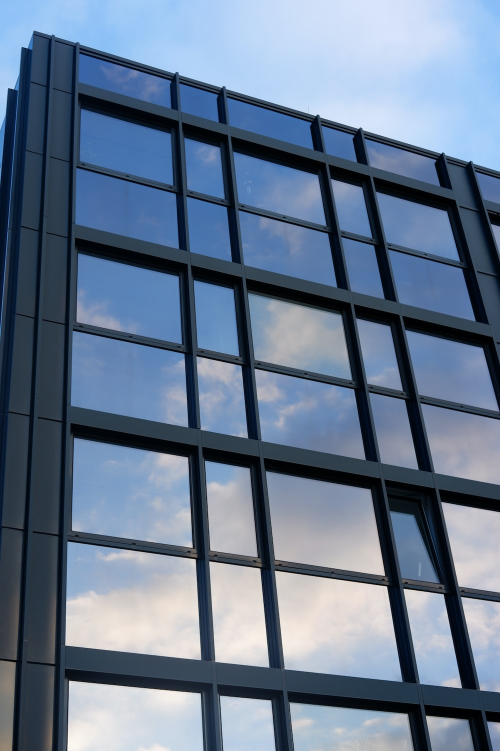
//> input picture ORB_implementation/images/building.jpg, 1000 x 1502 px (shown at 1/2 size)
$ ./main   (built with g++ and OpenCV 4)
//> lines starting //> are read from the running program, lines starting //| are printed output that depends on the picture
### ORB_implementation/utils.cpp
//=============================================================================
//
// utils.cpp
// Authors: Pablo F. Alcantarilla, Jesus Nuevo (2)
// Institutions: TrueVision Solutions (2)
//
// Date: 07/10/2014
// Email: pablofdezalc@gmail.com
//
// AKAZE Features Copyright 2014, Pablo F. Alcantarilla, Jesus Nuevo
// All Rights Reserved
// See LICENSE for the license information
//=============================================================================

/**
 * @file utils.cpp
 * @brief Some utilities functions
 * @date Oct 07, 2014
 * @author Pablo F. Alcantarilla, Jesus Nuevo
 */

#include "utils.h"

 // OpenCV
#include <opencv2/calib3d.hpp>
#include <opencv2/imgproc.hpp>

// System
#include <fstream>

using namespace std;

/* ************************************************************************* */
// [11 lines left out: function compute_min_32F, not called in this run]

/* ************************************************************************* */
// [11 lines left out: function compute_max_32F, not called in this run]

/* ************************************************************************* */
// [8 lines left out: function convert_scale, not called in this run]

/* ************************************************************************* */
// [9 lines left out: function copy_and_convert_scale, not called in this run]

/* ************************************************************************* */
void draw_keypoints(cv::Mat& img, const std::vector<cv::KeyPoint>& kpts) {

    int x = 0, y = 0;
    float radius = 0.0;

    for (size_t i = 0; i < kpts.size(); i++) {
        x = (int)(kpts[i].pt.x + .5);
        y = (int)(kpts[i].pt.y + .5);
        radius = kpts[i].size / 2.0;
        cv::circle(img, cv::Point(x, y), radius * 2.50, cv::Scalar(0, 255, 0), 1);
        cv::circle(img, cv::Point(x, y), 1.0, cv::Scalar(0, 0, 255), -1);
    }
}

/* ************************************************************************* */
// [55 lines left out: function save_keypoints, not called in this run]

/* ************************************************************************* */
void matches2points_nndr(const std::vector<cv::KeyPoint>& train,
    const std::vector<cv::KeyPoint>& query,
    const std::vector<std::vector<cv::DMatch> >& matches,
    std::vector<cv::Point2f>& pmatches, float nndr) {

    float dist1 = 0.0, dist2 = 0.0;
    for (size_t i = 0; i < matches.size(); i++) {
        cv::DMatch dmatch = matches[i][0];
        dist1 = matches[i][0].distance;
        dist2 = matches[i][1].distance;

        if (dist1 < nndr * dist2) {
            pmatches.push_back(train[dmatch.queryIdx].pt);
            pmatches.push_back(query[dmatch.trainIdx].pt);
        }
    }
}

/* ************************************************************************* */
void compute_inliers_ransac(const std::vector<cv::Point2f>& matches,
    std::vector<cv::Point2f>& inliers,
    float error, bool use_fund) {

    vector<cv::Point2f> points1, points2;
    cv::Mat H = cv::Mat::zeros(3, 3, CV_32F);
    int npoints = matches.size() / 2;
    cv::Mat status = cv::Mat::zeros(npoints, 1, CV_8UC1);

    for (size_t i = 0; i < matches.size(); i += 2) {
        points1.push_back(matches[i]);
        points2.push_back(matches[i + 1]);
    }

    if (npoints > 8) {
        if (use_fund == true)
            H = cv::findFundamentalMat(points1, points2, cv::FM_RANSAC, error, 0.99, status);
        else
            H = cv::findHomography(points1, points2, cv::RANSAC, error, status);

        for (int i = 0; i < npoints; i++) {
            if (status.at<unsigned char>(i) == 1) {
                inliers.push_back(points1[i]);
                inliers.push_back(points2[i]);
            }
        }
    }
}

/* ************************************************************************* */
// [41 lines left out: function compute_inliers_homography, not called in this run]

/* ************************************************************************* */
// [42 lines left out: function draw_inliers, not called in this run]

/* ************************************************************************* */
void draw_inliers(const cv::Mat& img1, const cv::Mat& img2, cv::Mat& img_com,
    const std::vector<cv::Point2f>& ptpairs, int color) {

    int x1 = 0, y1 = 0, x2 = 0, y2 = 0;
    float rows1 = 0.0, cols1 = 0.0;
    float rows2 = 0.0, cols2 = 0.0;
    float ufactor = 0.0, vfactor = 0.0;

    rows1 = img1.rows;
    cols1 = img1.cols;
    rows2 = img2.rows;
    cols2 = img2.cols;
    ufactor = (float)(cols1) / (float)(cols2);
    vfactor = (float)(rows1) / (float)(rows2);

    // This is in case the input images don't have the same resolution
    cv::Mat img_aux = cv::Mat(cv::Size(img1.cols, img1.rows), CV_8UC3);
    cv::resize(img2, img_aux, cv::Size(img1.cols, img1.rows), 0, 0, cv::INTER_LINEAR);

    for (int i = 0; i < img_com.rows; i++) {
        for (int j = 0; j < img_com.cols; j++) {
            if (j < img1.cols) {
                *(img_com.ptr<unsigned char>(i) + 3 * j) = *(img1.ptr<unsigned char>(i) + 3 * j);
                *(img_com.ptr<unsigned char>(i) + 3 * j + 1) = *(img1.ptr<unsigned char>(i) + 3 * j + 1);
                *(img_com.ptr<unsigned char>(i) + 3 * j + 2) = *(img1.ptr<unsigned char>(i) + 3 * j + 2);
            }
            else {
                *(img_com.ptr<unsigned char>(i) + 3 * j) = *(img2.ptr<unsigned char>(i) + 3 * (j - img_aux.cols));
                *(img_com.ptr<unsigned char>(i) + 3 * j + 1) = *(img2.ptr<unsigned char>(i) + 3 * (j - img_aux.cols) + 1);
                *(img_com.ptr<unsigned char>(i) + 3 * j + 2) = *(img2.ptr<unsigned char>(i) + 3 * (j - img_aux.cols) + 2);
            }
        }
    }

    for (size_t i = 0; i < ptpairs.size(); i += 2) {
        x1 = (int)(ptpairs[i].x + .5);
        y1 = (int)(ptpairs[i].y + .5);
        x2 = (int)(ptpairs[i + 1].x * ufactor + img1.cols + .5);
        y2 = (int)(ptpairs[i + 1].y * vfactor + .5);

        if (color == 0)
            cv::line(img_com, cv::Point(x1, y1), cv::Point(x2, y2), cv::Scalar(255, 255, 0), 2);
        else if (color == 1)
            cv::line(img_com, cv::Point(x1, y1), cv::Point(x2, y2), cv::Scalar(255, 0, 0), 2);
        else if (color == 2)
            cv::line(img_com, cv::Point(x1, y1), cv::Point(x2, y2), cv::Scalar(0, 0, 255), 2);
    }
}

/* ************************************************************************* */
// [43 lines left out: function read_homography, not called in this run]

/* ************************************************************************* */
const size_t length = string("--descriptor_channels").size() + 2;
// [4 lines left out: function cout_help, not called in this run]

/* ************************************************************************* */
// [4 lines left out: function toUpper, not called in this run]

/* ************************************************************************* */
// [73 lines left out: function show_input_options_help, not called in this run]

### ORB_implementation/main.cpp
#include <opencv2/features2d.hpp>
#include <opencv2/imgproc.hpp>
#include <opencv2/highgui.hpp>
#include "utils.h"

using namespace cv;
using namespace std;
// ORB settings
int ORB_MAX_KPTS = 1500;				// # of keypoint (임의 설정 가능)
float ORB_SCALE_FACTOR = 1.2;
int ORB_PYRAMID_LEVELS = 4;
float ORB_EDGE_THRESHOLD = 31.0;
int ORB_FIRST_PYRAMID_LEVEL = 0;
int ORB_WTA_K = 2;
int ORB_PATCH_SIZE = 31;
// Some image matching options
float MIN_H_ERROR = 2.50f;
float DRATIO = 0.80f;

void main() {
	Mat img1, img1_32, img2, img2_32, img1_re, img2_re;
	string img_path1, img_path2, homography_path;
	double t1 = 0.0, t2 = 0.0;
	vector<KeyPoint> kpts1_orb, kpts2_orb;
	vector<Point2f> matches_orb, inliers_orb;
	vector<vector<DMatch>> dmatches_orb;
	Mat desc1_orb, desc2_orb;
	int nmatches_orb = 0, ninliers_orb = 0, noutliers_orb = 0;
	int nkpts1_orb = 0, nkpts2_orb = 0;
	float ratio_orb = 0.0;
	double torb = 0.0; // Create the L2 and L1 matchers
	Ptr<DescriptorMatcher> matcher_l2 = DescriptorMatcher::create("BruteForce");
	Ptr<DescriptorMatcher> matcher_l1 = DescriptorMatcher::create("BruteForce-Hamming");
	img1 = imread("./images/building.jpg", 0);			// 옵션 : 0 = CV_LOAD_IMAGE_GRAYSCALE
//> img1: 1502 rows x 1000 cols, CV_8UC1; min 0, max 252, mean 118.7
	img2 = imread("./images/building_rotate.jpg", 0);
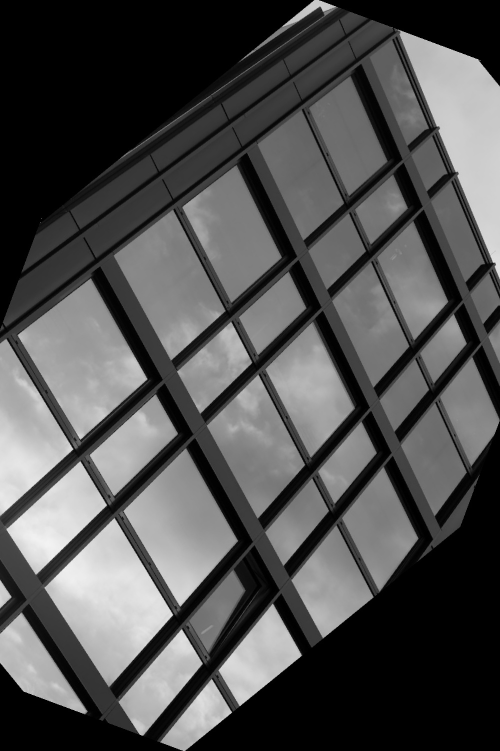
//> input picture ORB_implementation/images/building_rotate.jpg, 1000 x 1502 px (shown at 1/2 size)
//> img2 is the input picture: 1502 rows x 1000 cols, CV_8UC1; min 0, max 255, mean 80
	resize(img1, img1, Size(img1.cols * 0.5, img1.rows * 0.5));
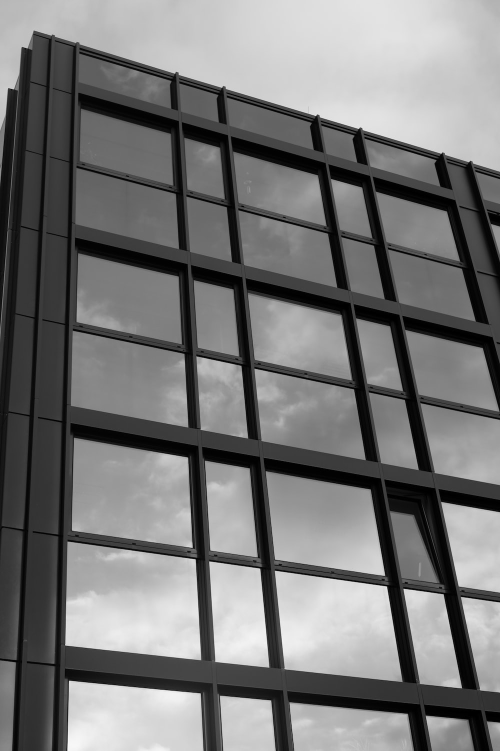
//> img1: 751 rows x 500 cols, CV_8UC1; min 0, max 249, mean 118.9
	resize(img2, img2, Size(img2.cols * 0.5, img2.rows * 0.5));
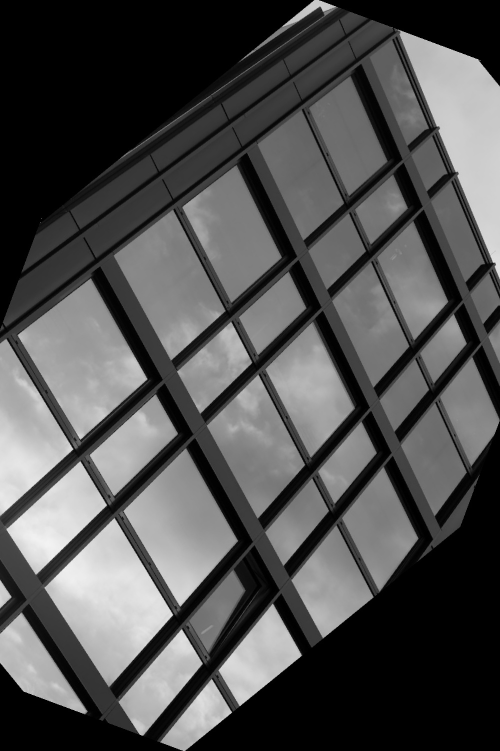
//> img2: 751 rows x 500 cols, CV_8UC1; min 0, max 243, mean 80.1

	// Convert the images to float
	img1.convertTo(img1_32, CV_32F, 1.0 / 255.0, 0);
	img2.convertTo(img2_32, CV_32F, 1.0 / 255.0, 0);

	// Color images for results visualization
	Mat img1_rgb_orb = Mat(Size(img1.cols, img1.rows), CV_8UC3);
	Mat img2_rgb_orb = Mat(Size(img2.cols, img1.rows), CV_8UC3);
	Mat img_com_orb = Mat(Size(img1.cols * 2, img1.rows), CV_8UC3);
	// ORB Features
	Ptr<ORB> orb = ORB::create(ORB_MAX_KPTS, ORB_SCALE_FACTOR, ORB_PYRAMID_LEVELS,
		ORB_EDGE_THRESHOLD, ORB_FIRST_PYRAMID_LEVEL, ORB_WTA_K, ORB::HARRIS_SCORE,
		ORB_PATCH_SIZE);
	t1 = getTickCount();
	orb->detectAndCompute(img1, noArray(), kpts1_orb, desc1_orb, false);
//> kpts1_orb = 1296 keypoints; strongest (x, y, size): (194, 560, 31), (386, 587, 31), (71, 681, 31), (384, 586, 31)
	orb->detectAndCompute(img2, noArray(), kpts2_orb, desc2_orb, false);
//> kpts2_orb = 1443 keypoints; strongest (x, y, size): (230, 712, 31), (181, 630, 31), (71, 448, 31), (171, 615, 31)
	matcher_l1->knnMatch(desc1_orb, desc2_orb, dmatches_orb, 2);
//> dmatches_orb = 1296 matches
	matches2points_nndr(kpts1_orb, kpts2_orb, dmatches_orb, matches_orb, DRATIO);
//> the loop in matches2points_nndr, `for (size_t i = 0; i < matches.size(); i++)` made 1296 passes
//> (dist1, dist2) on passes 1 to 3: (59, 66), (55, 60), (59, 60)
//> after the loop in matches2points_nndr, `for (size_t i = 0; i < matches.size(); i++)`: pmatches = 1174 Points (x, y), first 12: [80, 53], [452, 182], [79, 81], [259.2, 144], [169, 82], [427, 128], [180, 82], [433, 136], [45, 83], [230.4, 116.4], [223, 87], [457, 172]
//> matches_orb has the same summary as pmatches in matches2points_nndr
	compute_inliers_ransac(matches_orb, inliers_orb, MIN_H_ERROR, false);
//> in compute_inliers_ransac, `int npoints = matches.size() / 2;`: npoints = 587
//> in compute_inliers_ransac, `cv::Mat status = cv::Mat::zeros(npoints, 1, CV_8UC1);`: status = 587 values from 0 to 0
//> after the loop in compute_inliers_ransac, `for (size_t i = 0; i < matches.size(); i += 2)`: points1 = 587 Points (x, y), first 12: [80, 53], [79, 81], [169, 82], [180, 82], [45, 83], [223, 87], [53, 88], [79, 93], [228, 93], [216, 96], [228, 99], [81, 107]; points2 = 587 Points (x, y), first 12: [452, 182], [259.2, 144], [427, 128], [433, 136], [230.4, 116.4], [457, 172], [348, 41], [360, 65], [455, 180], [445, 172], [450, 184], [351, 75]
//> in compute_inliers_ransac, `H = cv::findHomography(points1, points2, cv::RANSAC, error, status);`: H = [[0.631, -0.775, 382.7], [0.775, 0.631, -55.37], [-1.28e-06, -5.24e-07, 1]]; status = 587 values, max 1 at index 2, min 0 at index 0, mean 0.796
//> after the loop in compute_inliers_ransac, `for (int i = 0; i < npoints; i++)`: inliers = 934 Points (x, y), first 12: [169, 82], [427, 128], [180, 82], [433, 136], [223, 87], [457, 172], [53, 88], [348, 41], [79, 93], [360, 65], [228, 93], [455, 180]
//> inliers_orb has the same summary as inliers in compute_inliers_ransac
	nkpts1_orb = kpts1_orb.size();
//> nkpts1_orb = 1296
	nkpts2_orb = kpts2_orb.size();
//> nkpts2_orb = 1443
	nmatches_orb = matches_orb.size() / 2;
//> nmatches_orb = 587
	ninliers_orb = inliers_orb.size() / 2;
//> ninliers_orb = 467
	noutliers_orb = nmatches_orb - ninliers_orb;
//> noutliers_orb = 120
	ratio_orb = 100.0 * (float)(ninliers_orb) / (float)(nmatches_orb);
//> ratio_orb = 79.56
	t2 = getTickCount();
	torb = 1000.0 * (t2 - t1) / getTickFrequency();
	cvtColor(img1, img1_rgb_orb, COLOR_GRAY2BGR);
	cvtColor(img2, img2_rgb_orb, COLOR_GRAY2BGR);
	draw_keypoints(img1_rgb_orb, kpts1_orb);
//> the loop in draw_keypoints, `for (size_t i = 0; i < kpts.size(); i++)` made 1296 passes
//> (x, y) on passes 1 to 3: (34, 31), (34, 34), (50, 35)
//> after the loop in draw_keypoints, `for (size_t i = 0; i < kpts.size(); i++)`:
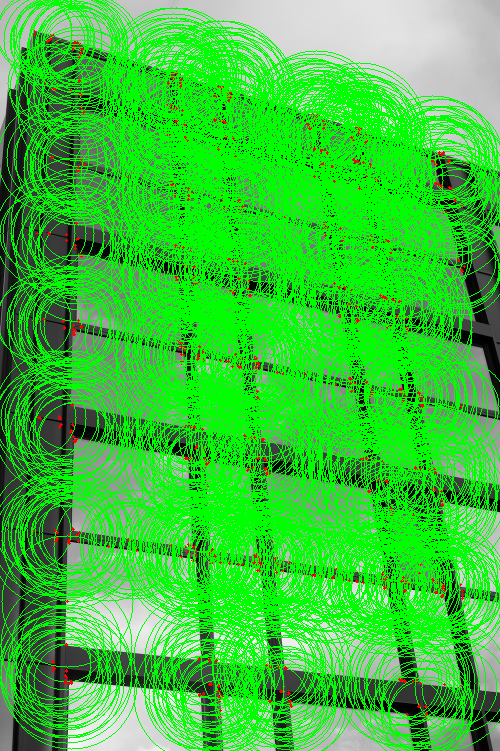
//> img: 751 rows x 500 cols, CV_8UC3; mean B, G, R 55.7, 193.9, 57.5
	draw_keypoints(img2_rgb_orb, kpts2_orb);
//> the loop in draw_keypoints (call 2), `for (size_t i = 0; i < kpts.size(); i++)` made 1443 passes
//> (x, y) on passes 1 to 3: (363, 420), (400, 31), (84, 713)
//> after the loop in draw_keypoints (call 2), `for (size_t i = 0; i < kpts.size(); i++)`:
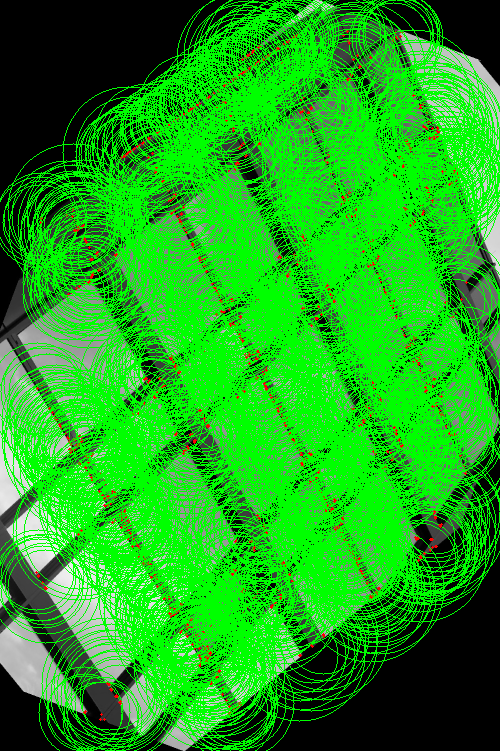
//> img: 751 rows x 500 cols, CV_8UC3; mean B, G, R 26.3, 166.4, 28.3
	draw_inliers(img1_rgb_orb, img2_rgb_orb, img_com_orb, inliers_orb, 0);
//> after the loop in draw_inliers, `for (int i = 0; i < img_com.rows; i++)`:
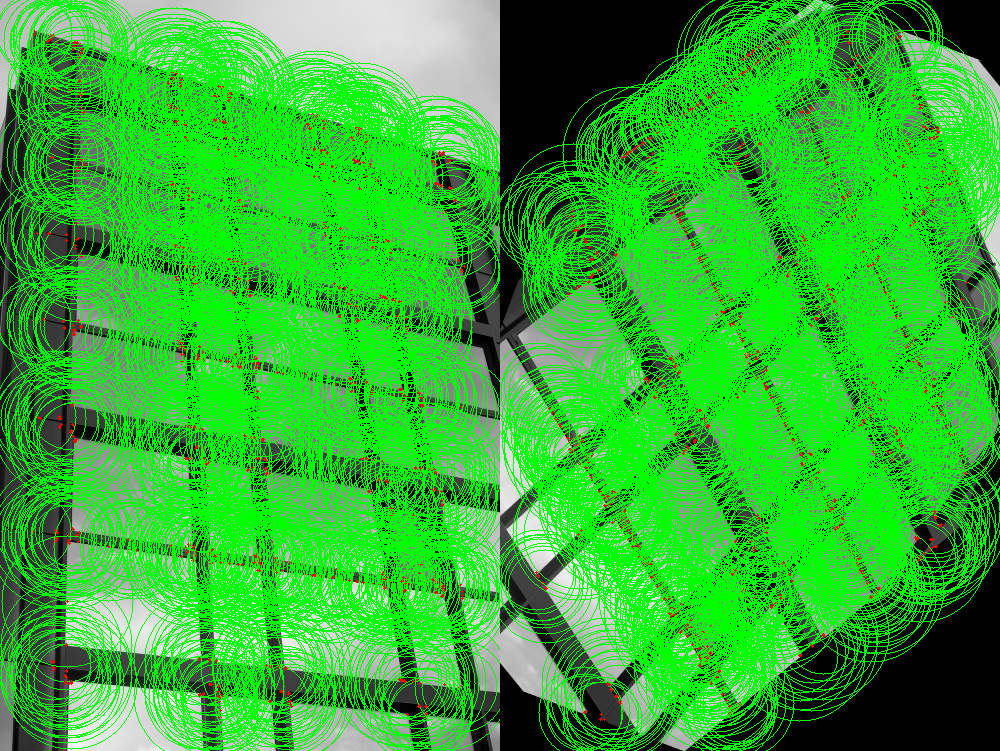
//> img_com: 751 rows x 1000 cols, CV_8UC3; mean B, G, R 41, 180.1, 42.9
//> the loop in draw_inliers, `for (size_t i = 0; i < ptpairs.size(); i += 2)` made 467 passes
//> (x1, y1, x2, y2) on passes 1 to 3: (169, 82, 927, 128), (180, 82, 933, 136), (223, 87, 957, 172)
//> after the loop in draw_inliers, `for (size_t i = 0; i < ptpairs.size(); i += 2)`:
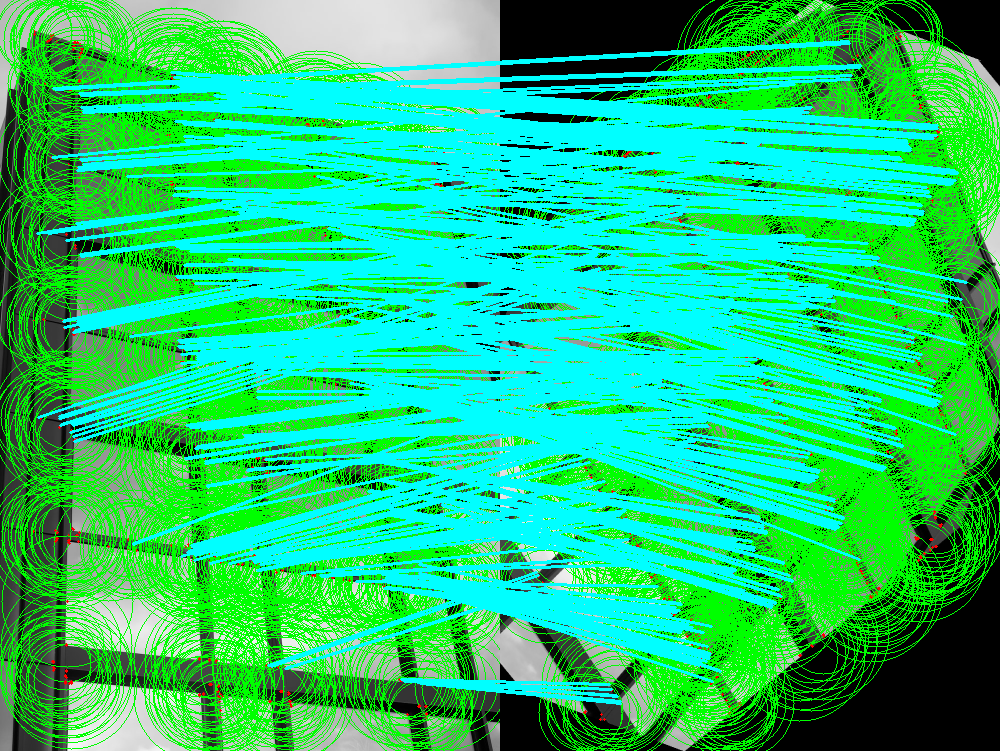
//> img_com: 751 rows x 1000 cols, CV_8UC3; mean B, G, R 119.3, 201.1, 30.1
	imshow("ORB", img_com_orb);
	waitKey(0);
	cout << "ORB Results" << endl;
	cout << "**************************************" << endl;
	cout << "Number of Keypoints Image 1: " << nkpts1_orb << endl;
//| Number of Keypoints Image 1: 1296
	cout << "Number of Keypoints Image 2: " << nkpts2_orb << endl;
//| Number of Keypoints Image 2: 1443
	cout << "Number of Matches: " << nmatches_orb << endl;
//| Number of Matches: 587
	cout << "Number of Inliers: " << ninliers_orb << endl;
//| Number of Inliers: 467
	cout << "Number of Outliers: " << noutliers_orb << endl;
//| Number of Outliers: 120
	cout << "Inliers Ratio: " << ratio_orb << endl;
//| Inliers Ratio: 79.5571
	cout << "ORB Features Extraction Time (ms): " << torb << endl; cout << endl;
}
